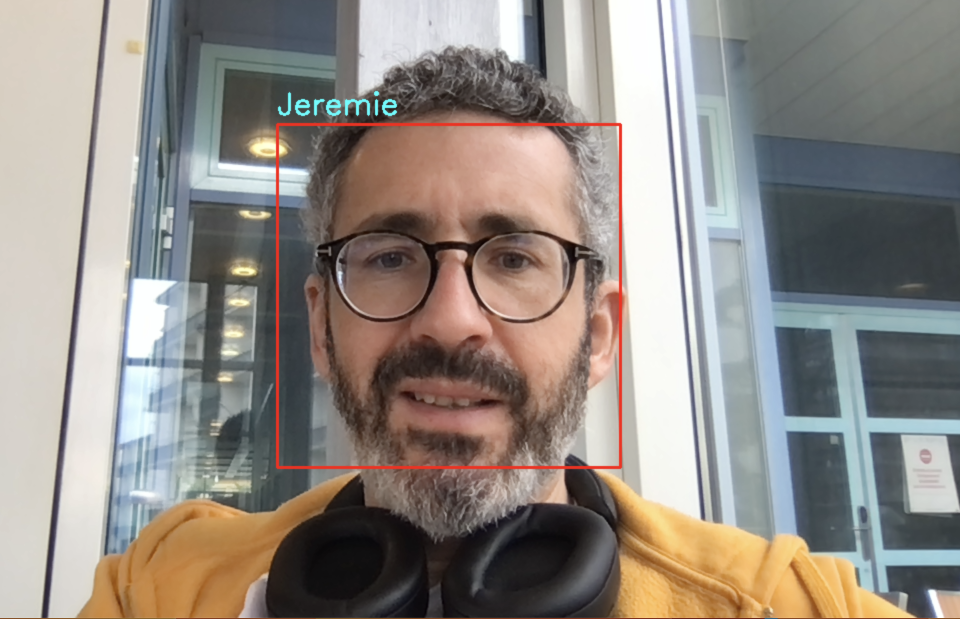
#> input picture moi.png, 1920 x 1238 px, given in place of the camera (shown at 1/2 size)
$ jupyter execute --allow-errors 2_algo.ipynb   (text cells are left out)
#> lines starting #> are read from the running program, lines starting #| are printed output that depends on the picture
#> further down, trame is the input picture: shape (1238, 1920, 3); mean B, G, R 132.3, 138.5, 145.4
#> `gris = cv2.cvtColor(trame, cv2.COLOR_BGR2GRAY)`:
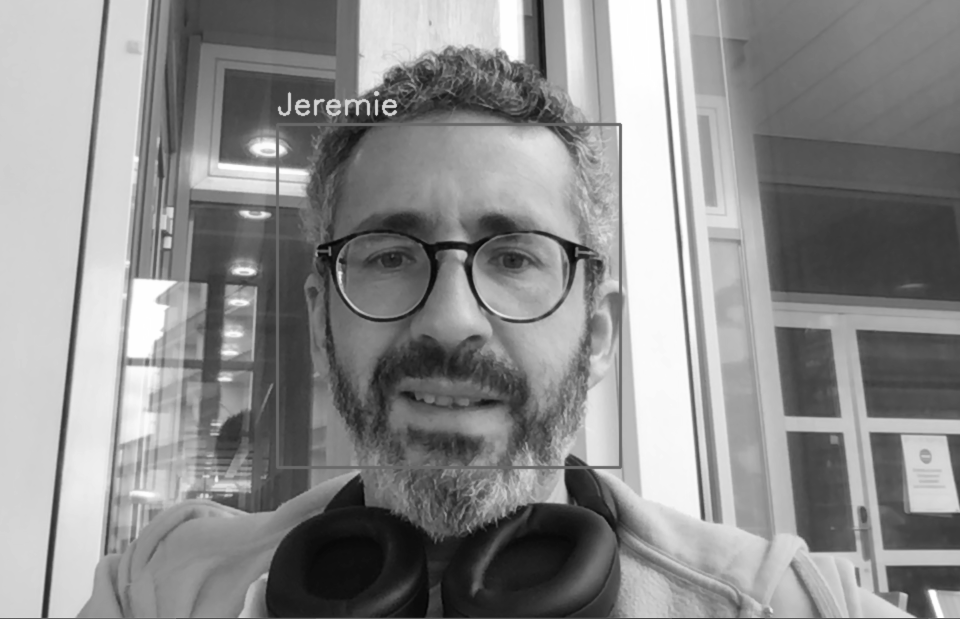
#> gris: shape (1238, 1920) (shown at 1/2 size); min 4, max 255, mean 139.9
#> `coordonnees_visage = cascade_visage.detectMultiScale(gris, 1.3, 5)`: coordonnees_visage = [[551, 228, 698, 698]]
[cell 1]
import pickle
import numpy as np

import cv2

from sklearn.neighbors import KNeighborsClassifier

#> (a cell that did not finish here is left out)

#> (a cell that did not finish here is left out)

[cell 4]
cascade_visage = cv2.CascadeClassifier(cv2.data.haarcascades + 'haarcascade_frontalface_default.xml')

camera = cv2.VideoCapture(1) # 0 pour 'built-in' caméra, 1 pour caméra externe

#> (the rest of this cell did not finish here and is left out)
